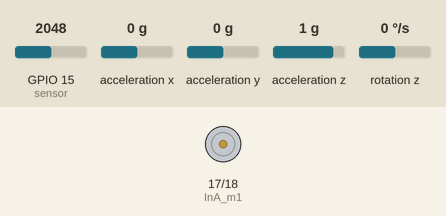
A sketch run on a simulated ESP32. Shown: motor-driver pin pairs drawn as motors (green arrow = first pin HIGH = forward, orange = second pin HIGH = backward, longer = more drive, scaled by the enable pin). Wiring (inferred from the names in the program): MPU-6050 motion sensor at I2C address 0x68. Inputs (shaded band) come from the test bench; at power-on: acceleration y 0 g, rotation z 0 °/s, GPIO 15 (sensor) = 2048, acceleration x 0 g, acceleration z 1 g. WiFi joins after 1.5 s; servers stay silent unless stated; what the sketch prints to the serial monitor is not drawn.

Above: at 7.6 s.
7.7 s: acceleration y set to 0.8 g
At 8.1 s:
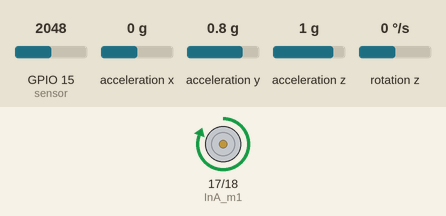
9.6 s: rotation z set to -100 °/s
At 10.3 s:
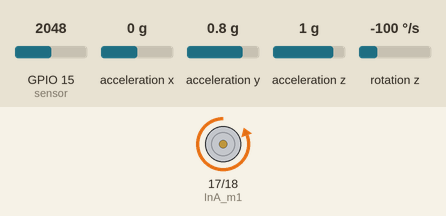
11.8 s: rotation z set to 192 °/s
At 13.2 s:
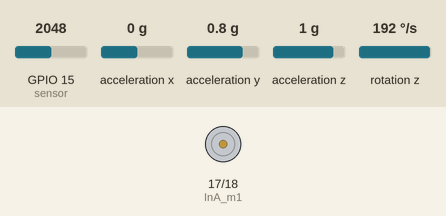
Timing chart, 0 to 14.8 s (numbered marks = the images above; inputs shaded):
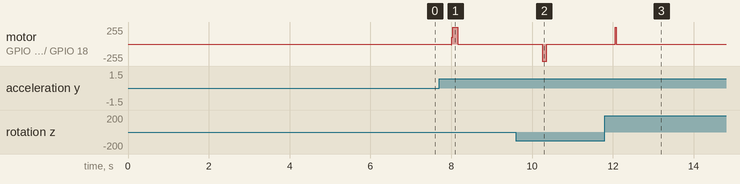

The sketch:

main.ino
```cpp
#include <Wire.h>
#include <WiFi.h>
#include <WiFiClient.h>
#include <WebServer.h>
#include "index.h"  //Web page header file

#define MPU6050       0x68     // Device address
#define ACCEL_CONFIG  0x1C     // Accelerometer configuration address
#define GYRO_CONFIG   0x1B     // Gyro configuration address
#define PWR_MGMT_1    0x6B
#define PWR_MGMT_2    0x6C

#define   sensor      15
#define   _2PI        6.28318530718f

#define   InA_m1      17       // INA right motor pin
#define   InB_m1      18       // INB right motor pin
#define   m1PWM       19       // PWM right motor pin

#define   accSens   0          // 0 = 2g, 1 = 4g, 2 = 8g, 3 = 16g
#define   gyroSens  1          // 0 = 250rad/s, 1 = 500rad/s, 2 1000rad/s, 3 = 2000rad/s
#define   Gyro_amount 0.996    // percent of gyro in complementary filter

#define AP
//#define STA

float pGain = 175.0;
float iGain = 16.0;
float aGain = 13.0;
float sGain = 0.04;
float loop_time = 8;

int pwm;
int32_t motor_speed;
float motor_speed_enc;
uint32_t timer;
long currentT, previousT = 0;
int16_t AcX, AcY, AcZ, GyZ, gyroZ;

float angle_prev = 0.0f;        // result of last call to getSensorAngle(), used for full rotations and velocity
float velocity = 0.0f;
long angle_prev_ts = 0;         // timestamp of last call to getAngle, used for velocity
float vel_angle_prev = 0.0f;    // angle at last call to getVelocity, used for velocity
long vel_angle_prev_ts = 0;     // last velocity calculation timestamp
int32_t full_rotations = 0;     // full rotation tracking
int32_t vel_full_rotations = 0; // previous full rotation value for velocity calculation
int max_raw_count = 1;
int min_raw_count = 1023;

//IMU offset values
int16_t  AcX_offset = 1730;
int16_t  AcY_offset = 410;
int16_t  GyZ_offset = 0;
int32_t  GyZ_offset_sum = 0;

float alpha = 0.40; // low pass
float gyroZfilt;

float robot_angle;
float Acc_angle;

bool vertical = false;

uint8_t i2cData[14];

WebServer server(80);

const char* ssid     = "ESP32";
const char* password =  NULL;

char caracter = '0';
String texto = "";
String texto_send = "";


void setup() {
  Serial.begin(115200);

//-------------------------------------------------//

  pinMode(InA_m1, OUTPUT);
  pinMode(InB_m1, OUTPUT);
  pinMode(m1PWM, OUTPUT);
  pinMode(sensor, INPUT);

//-------------------------------------------------//

#ifdef AP
  Serial.println("\n[*] Creating AP");
  WiFi.mode(WIFI_AP);
  WiFi.softAP(ssid, password);                              //Conexión de la placa
  Serial.print("[+] AP Created with IP Gateway ");
  Serial.println(WiFi.softAPIP());
#endif

//-------------------------------------------------//

#ifdef STA
  WiFi.mode(WIFI_STA); //Connect to your wifi
  WiFi.begin(ssid, password);
  Serial.println("Connecting to ");
  Serial.print(ssid);
  while(WiFi.waitForConnectResult() != WL_CONNECTED){
    Serial.print(".");
    delay(500);
  }  //Wait for WiFi to connect
  Serial.println("");
  Serial.print("Connected to ");
  Serial.println(ssid);
  Serial.print("IP address: ");
  Serial.println(WiFi.localIP()); //Direccion IP de la placa
#endif

//-------------------------------------------------//

  server.on("/", handleRoot);
  server.on("/webServer", sendData);
  server.begin();
  Serial.println("HTTP server started");

//-------------------------------------------------//

  angle_setup();
}

void loop() {
  currentT = millis();
  server.handleClient();
  if (currentT - previousT >= loop_time) {
    Tuning();
    angle_calc();
    if (vertical) {
      gyroZ = GyZ / 131.0; // Conversión a grados/s
      gyroZfilt = alpha * gyroZ + (1 - alpha) * gyroZfilt;
      pwm = constrain(pGain * robot_angle + iGain * gyroZfilt + aGain * motor_speed_enc + sGain * motor_speed, -255, 255);
      motor_speed_enc = getVelocity();
      Motor_control(pwm);
      motor_speed += motor_speed_enc;
    } else {
      Motor_control(0);
      motor_speed = 0;
    }
    previousT = currentT;
  }
  texto_send = mergeString(robot_angle, pwm);
}
```

functions.ino
```cpp
String mergeString(float var1, int var2){
  String cadena = "";
  cadena = "{";
  cadena = cadena + "\"acc_val\":\"" + var1 + "\",";
  cadena = cadena + "\"angle_val\":\"" + var2 + "\"";
  cadena = cadena + "}";
  return cadena;
}

void handleRoot() {
 server.send(200, "text/html", MAIN_page); //Send web page
}

void sendData() {
  String adcValue = texto_send; // SEND TEXT FROM SERIAL MONITOR.
  server.send(200, "text/plane", adcValue); //Send ADC value only to client ajax request
}

void writeTo(byte device, byte address, byte value) {
  Wire.beginTransmission(device);
  Wire.write(address);
  Wire.write(value);
  Wire.endTransmission(true);
}

float getSensorAngle() {
  int cpr = max_raw_count - min_raw_count;
  int raw_count = analogRead(sensor);
  return ((float) (raw_count) / (float)cpr) * _2PI;
}

float getVelocity() {
  float val = getSensorAngle();
  angle_prev_ts = micros();
  float d_angle = val - angle_prev;
  if (abs(d_angle) > (0.8f * _2PI)) full_rotations += (d_angle > 0) ? -1 : 1;

  angle_prev = val;

  float Ts = (angle_prev_ts - vel_angle_prev_ts)*1e-6;

  velocity = ((float)(full_rotations - vel_full_rotations) * _2PI + (angle_prev - vel_angle_prev) ) / Ts;
  vel_angle_prev = angle_prev;
  vel_full_rotations = full_rotations;
  vel_angle_prev_ts = angle_prev_ts;
  return velocity;
}

void angle_setup() {
  Wire.begin();
  delay (100);
  writeTo(MPU6050, PWR_MGMT_1, 0);
  writeTo(MPU6050, ACCEL_CONFIG, accSens << 3); // Specifying output scaling of accelerometer
  writeTo(MPU6050, GYRO_CONFIG, gyroSens << 3); // Specifying output scaling of gyroscope
  delay (100);

  for (int i = 0; i < 1024; i++) {
    angle_calc();
    GyZ_offset_sum += GyZ;
    delay (5);
  }
  GyZ_offset = GyZ_offset_sum >> 10;
  Serial.print("GyZ offset value = "); Serial.println(GyZ_offset);
}

void angle_calc() {
  Wire.beginTransmission(MPU6050);
  Wire.write(0x3B);
  Wire.endTransmission(false);
  Wire.requestFrom(MPU6050, 4, true);
  AcX = Wire.read() << 8 | Wire.read();
  AcY = Wire.read() << 8 | Wire.read();
  Wire.beginTransmission(MPU6050);
  Wire.write(0x47);
  Wire.endTransmission(false);
  Wire.requestFrom(MPU6050, 2, true);
  GyZ = Wire.read() << 8 | Wire.read();

  AcX -= AcX_offset;
  AcY -= AcY_offset;
  GyZ -= GyZ_offset;

  robot_angle += GyZ * loop_time / 1000 / 65.536;
  Acc_angle = atan2(AcY, -AcX) * 57.2958;         // angle from acc. values * 57.2958 (deg/rad)
  robot_angle = robot_angle * Gyro_amount + Acc_angle * (1.0 - Gyro_amount);
  if (abs(robot_angle) > 6) vertical = false;
  if (abs(robot_angle) < 0.3) vertical = true;
}

void Motor_control(int pwm) {
    if (pwm <= 0) {
      digitalWrite(InA_m1, LOW);
      digitalWrite(InB_m1, HIGH);
    } else {
      digitalWrite(InA_m1, HIGH);
      digitalWrite(InB_m1, LOW);
    }
    analogWrite(m1PWM, abs(pwm));
}

int Tuning() {
  if (!Serial.available())  return 0;
  delay(2);
  char param = Serial.read();               // get parameter byte
  if (!Serial.available()) return 0;
  char cmd = Serial.read();                 // get command byte
  Serial.flush();
  switch (param) {
     case 'p':
      if (cmd == '+')    pGain += 1;
      if (cmd == '-')    pGain -= 1;
      printPIDValues();
      break;
    case 'i':
      if (cmd == '+')    iGain += 0.5;
      if (cmd == '-')    iGain -= 0.5;
      printPIDValues();
      break;
    case 'a':
      if (cmd == '+')    aGain += 1;
      if (cmd == '-')    aGain -= 1;
      printPIDValues();
      break;
    case 's':
      if (cmd == '+')    sGain += 0.005;
      if (cmd == '-')    sGain -= 0.005;
      printPIDValues();
      break;
  }
}

void printPIDValues() {
  Serial.print("P: "); Serial.print(pGain);
  Serial.print(" I: "); Serial.print(iGain);
  Serial.print(" A: "); Serial.print(aGain, 3);
  Serial.print(" S: "); Serial.println(sGain, 3);
}
```

index.h
```cpp
const char MAIN_page[] PROGMEM = R"=====(
<!DOCTYPE html>
<html>
<style>
.card{
    max-width: 400px;
     min-height: 250px;
     background: #02b875;
     padding: 30px;
     box-sizing: border-box;
     color: #FFF;
     margin:20px;
     box-shadow: 0px 2px 18px -4px rgba(0,0,0,0.75);
}
</style>
<body>

<div class="card">
  <h4>Pendulo Invertido - Vega Ferreria</h4><br>
  <h1>Robot Angle: <span id="acc_val">0</span></h1><br>
  <h1>Motor Speed: <span id="angle_val">0</span></h1><br>
</div>
<script>

setInterval(function() {
  getData();
}, 300); //300mSeconds update rate // HERE DELAY

function getData() {
  var xhttp = new XMLHttpRequest();
  xhttp.onreadystatechange = function() {
    if (this.readyState == 4 && this.status == 200) {
      var response = JSON.parse(this.responseText);
      document.getElementById("acc_val").innerHTML = response.acc_val;
      document.getElementById("angle_val").innerHTML = response.angle_val;
    }
  };
  xhttp.open("GET", "webServer", true);
  xhttp.send();
}
</script>
</body>
</html>
)=====";
```

Measured:
- after the input at 7.7 s, motor on GPIO 17 (InA_m1) / GPIO 18 (InB_m1): stopped → forward 255/255 after 0.30 s, → stopped 0.16 s later
- after the input at 9.6 s, motor on GPIO 17 (InA_m1) / GPIO 18 (InB_m1): stopped → backward 255/255 after 0.65 s, → stopped 0.11 s later
- after the input at 11.8 s, motor on GPIO 17 (InA_m1) / GPIO 18 (InB_m1): stopped → forward 255/255 after 0.26 s, → stopped 0.02 s later
